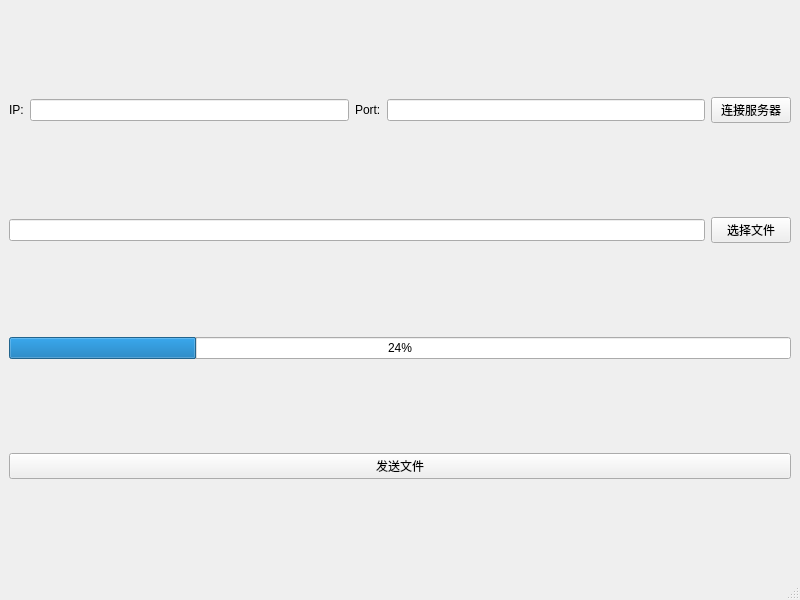
<?xml version="1.0" encoding="UTF-8"?>
<ui version="4.0">
 <class>MainWindow</class>
 <widget class="QMainWindow" name="MainWindow">
  <property name="geometry">
   <rect>
    <x>0</x>
    <y>0</y>
    <width>800</width>
    <height>600</height>
   </rect>
  </property>
  <property name="windowTitle">
   <string>MainWindow</string>
  </property>
  <widget class="QWidget" name="centralwidget">
   <layout class="QVBoxLayout" name="verticalLayout">
    <item>
     <layout class="QHBoxLayout" name="horizontalLayout">
      <item>
       <widget class="QLabel" name="label">
        <property name="text">
         <string>IP:</string>
        </property>
       </widget>
      </item>
      <item>
       <widget class="QLineEdit" name="ip"/>
      </item>
      <item>
       <widget class="QLabel" name="label_2">
        <property name="text">
         <string>Port:</string>
        </property>
       </widget>
      </item>
      <item>
       <widget class="QLineEdit" name="port"/>
      </item>
      <item>
       <widget class="QPushButton" name="connectButton">
        <property name="text">
         <string>连接服务器</string>
        </property>
       </widget>
      </item>
     </layout>
    </item>
    <item>
     <layout class="QHBoxLayout" name="horizontalLayout_2">
      <item>
       <widget class="QLineEdit" name="file"/>
      </item>
      <item>
       <widget class="QPushButton" name="pushButton_2">
        <property name="text">
         <string>选择文件</string>
        </property>
       </widget>
      </item>
     </layout>
    </item>
    <item>
     <widget class="QProgressBar" name="progressBar">
      <property name="value">
       <number>24</number>
      </property>
     </widget>
    </item>
    <item>
     <widget class="QPushButton" name="pushButton_3">
      <property name="text">
       <string>发送文件</string>
      </property>
     </widget>
    </item>
   </layout>
  </widget>
  <widget class="QMenuBar" name="menubar">
   <property name="geometry">
    <rect>
     <x>0</x>
     <y>0</y>
     <width>800</width>
     <height>21</height>
    </rect>
   </property>
  </widget>
  <widget class="QStatusBar" name="statusbar"/>
 </widget>
 <resources/>
 <connections/>
</ui>
